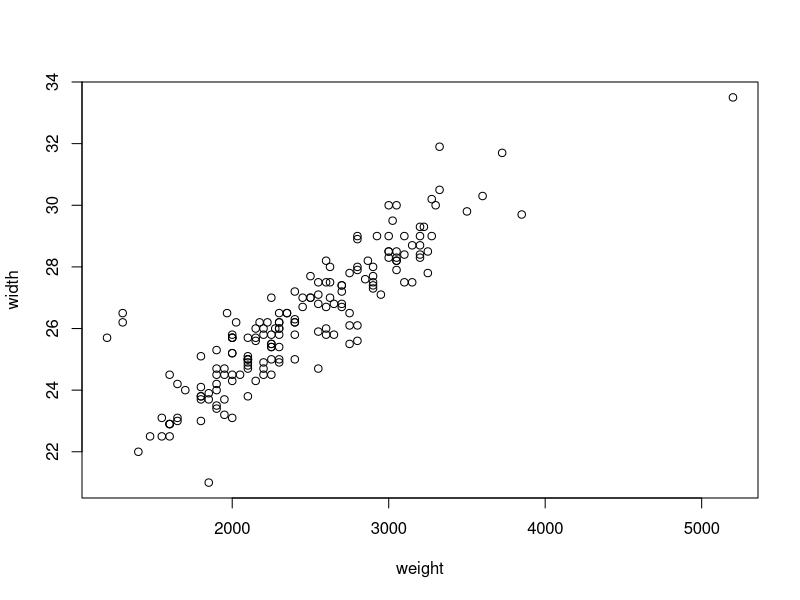

Generate this figure with R:
### Example 6.1:  Horseshoe Crab Data (Variable Selection)

horseshoe <- read.table("horseshoe.txt", header=TRUE)

head(horseshoe)


### Initial fit (main effects only)

hsfit <- glm(y ~ weight + width + factor(color) + factor(spine),
             family=binomial, data=horseshoe)

summary(hsfit)

drop1(hsfit, test="Chisq")
  # nothing individually significant, even though overall fit would be


### Check suspected collinearity b/w weight and width

with(horseshoe, cor(weight, width))

with(horseshoe, plot(weight, width))

  # only one of weight and width may be needed --- we choose width


### Forward Selection

nullmod <- glm(y ~ 1, family=binomial, data=horseshoe)

formod <- step(nullmod, ~ width * factor(color) * factor(spine),
               direction="forward")

summary(formod)

drop1(formod, test="Chisq")


### Backward Elimination

fullmod <- glm(y ~ width * factor(color) * factor(spine), family=binomial,
               data=horseshoe)

backmod <- step(fullmod)

summary(backmod)


### Stepwise Selection

stepmod <- step(nullmod, ~ width * factor(color) * factor(spine),
                direction="both")

summary(stepmod)

